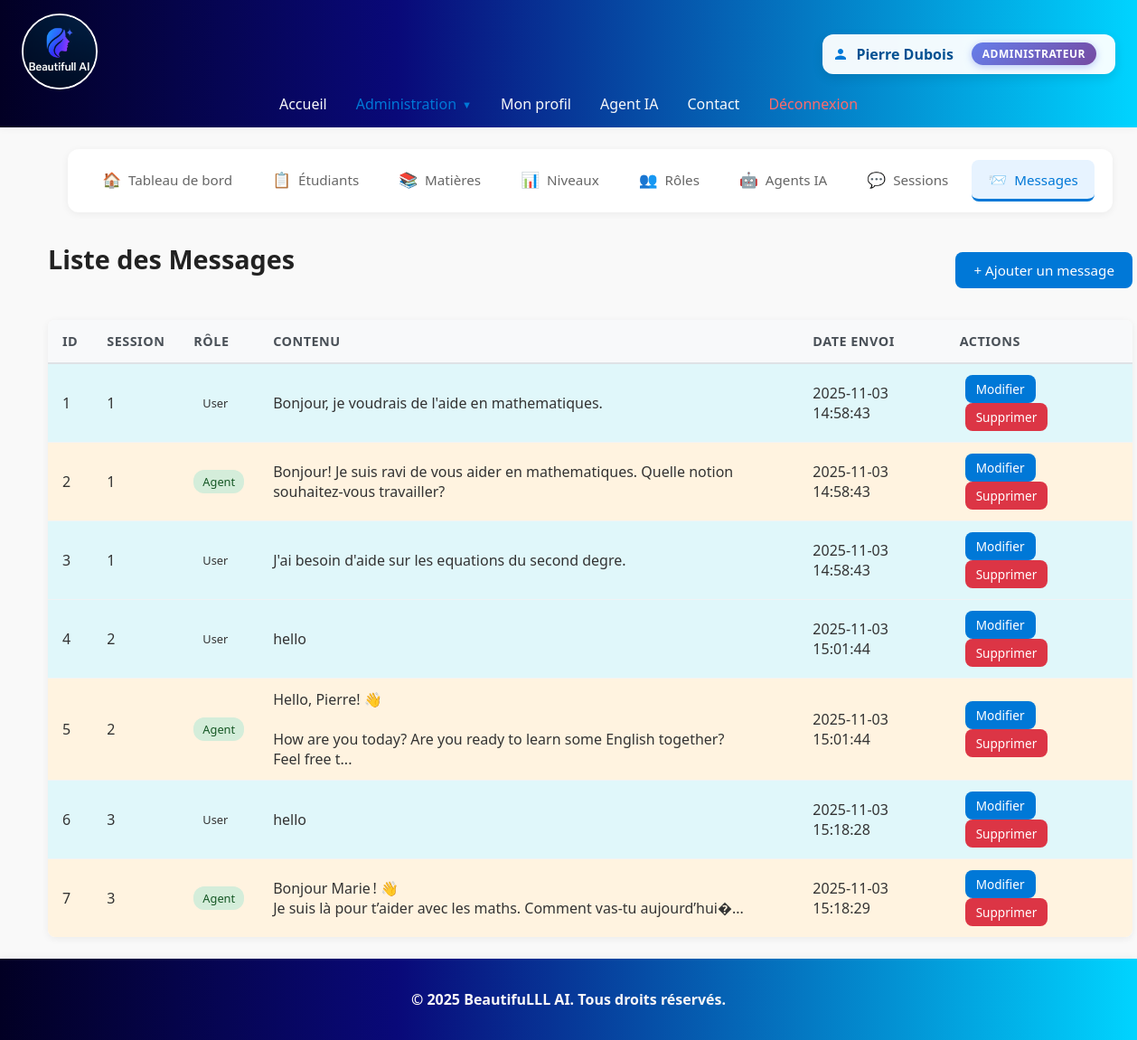
The page /index.php?action=message_list (signed in) on the database its author committed.
### tables this page shows
CREATE TABLE IF NOT EXISTS `message` (
  `id_message` int NOT NULL AUTO_INCREMENT,
  `role` enum('user','assistant') NOT NULL,
  `contenu` text NOT NULL,
  `date_envoi` datetime DEFAULT CURRENT_TIMESTAMP,
  `id_session` int NOT NULL,
  PRIMARY KEY (`id_message`),
  KEY `id_session` (`id_session`)
);

### php-crud/model/message.php (called while the page is built, shortened)
<?php
class Message
{
    private $conn;
    public function __construct()
    {
        $database = new Database();
        $this->conn = $database->connect();
    }
    public function read()
    {
        $sql = "SELECT * FROM Message ORDER BY date_envoi ASC";
        $stmt = $this->conn->prepare($sql);
        $stmt->execute();
        return $stmt->fetchAll(PDO::FETCH_ASSOC);
    }
}
?>

### php-crud/config/Database.php (called while the page is built, shortened)
<?php
class Database
{
    private $host = '127.0.0.1';
    private $dbName = 'ia_educative';
    private $username = 'root';
    private $password = '';
    public function connect()
    {
        try {
            $this->connection = new PDO(
                "mysql:host={$this->host};dbname={$this->dbName}",
                $this->username,
                $this->password
            );
            $this->connection->setAttribute(PDO::ATTR_ERRMODE, PDO::ERRMODE_EXCEPTION);
            return $this->connection;
        } catch (PDOException $e) {
            die("Database connection failed: " . $e->getMessage());
        }
    }
}

### php-crud/controllers/MessageController.php (called while the page is built, shortened)
<?php
require_once __DIR__ . '/../model/message.php';
class MessageController
{
    public function getMessages()
    {
        $Message = new Message();
        return $Message->read();
    }
}

### php-crud/views/messages/list.php (the view, shortened to what this page needs)
<?php
require_once __DIR__ . '/../../controllers/MessageController.php';
$messageController = new \Controllers\MessageController();
$messages = $messageController->getMessages();
?>
<?php include __DIR__ . '/../../includes/crud_nav.php'; ?>
<div class="crud-container">
    <div class="crud-header">
        <h1 class="page-title">Liste des Messages</h1>
        <a href="index.php?action=creer_message" class="btn btn-primary">+ Ajouter un message</a>
    </div>
    <table class="crud-table">
        <thead>
            <tr>
                <th>ID</th>
                <th>Session</th>
                <th>Rôle</th>
                <th>Contenu</th>
                <th>Date Envoi</th>
                <th>Actions</th>
            </tr>
        </thead>
        <tbody>
            <?php foreach ($messages as $message): ?>
                <?php
                $rowClass = $message['role'] === 'user' ? 'message-user' : 'message-assistant';
                ?>
                <tr class="<?= $rowClass ?>">
                    <td><?= htmlspecialchars($message['id_message']) ?></td>
                    <td><?= htmlspecialchars($message['id_session']) ?></td>
                    <td>
                        <?php if ($message['role'] === 'user'): ?>
                            <span class="badge badge-primary">User</span>
                        <?php else: ?>
                            <span class="badge badge-success">Agent</span>
                        <?php endif; ?>
                    </td>
                    <td><?= nl2br(htmlspecialchars(substr($message['contenu'], 0, 100))) ?><?= strlen($message['contenu']) > 100 ? '...' : '' ?></td>
                    <td><?= htmlspecialchars(date('Y-m-d H:i:s', strtotime($message['date_envoi']))) ?></td>
                    <td>
                        <a href="index.php?action=modifier_message&id=<?= htmlspecialchars($message['id_message']) ?>" class="btn btn-primary btn-sm">Modifier</a>
                        <a href="index.php?action=supprimer_message&id=<?= htmlspecialchars($message['id_message']) ?>" class="btn btn-danger btn-sm">Supprimer</a>
                    </td>
                </tr>
            <?php endforeach; ?>
        </tbody>
    </table>
</div>

### style.css (style rules this page uses)
body { margin: 0; padding: 0; min-height: 100vh; font-family: 'Segoe UI', Arial, sans-serif; background: #f9f9f9; color: #222; display: flex; flex-direction: column; }
.page-title { font-size: 1.8rem; font-weight: 600; color: #222; margin: 0 0 24px 0; }
.crud-header { display: flex; justify-content: space-between; align-items: center; margin-bottom: 24px; flex-wrap: wrap; gap: 16px; }
.btn { display: inline-block; padding: 10px 20px; border-radius: 8px; font-size: 0.95rem; font-weight: 500; text-decoration: none; text-align: center; cursor: pointer; border: none; transition: all 0.2s ease; }
.btn-primary { background-color: #0078d7; color: #fff; }
.btn-danger { background-color: #dc3545; color: #fff; }
.btn-sm { padding: 6px 12px; font-size: 0.85rem; }
.crud-table { width: 100%; background: #fff; border-radius: 8px; box-shadow: 0 2px 8px rgba(0,0,0,0.06); overflow: hidden; border-collapse: collapse; }
.crud-table thead { background: #f8f9fa; }
.crud-table th { padding: 14px 16px; text-align: left; font-weight: 600; color: #495057; border-bottom: 2px solid #dee2e6; font-size: 0.9rem; text-transform: uppercase; letter-spacing: 0.5px; }
.crud-table td { padding: 12px 16px; border-bottom: 1px solid #f1f3f5; color: #333; }
.crud-table tbody tr { transition: background-color 0.15s ease; }
.crud-table tbody tr:last-child td { border-bottom: none; }
.crud-table td a { margin: 0 6px; }
.badge { display: inline-block; padding: 4px 10px; border-radius: 12px; font-size: 0.8rem; font-weight: 500; }
.badge-success { background-color: #d4edda; color: #155724; }
.crud-container { max-width: 1200px; margin: 0 auto; width: 100%; }

### php-crud/views/messages/list.php (style rules this page uses)
.message-user { background-color: #e0f7fa; }
.message-assistant { background-color: #fff3e0; }

### rows shown on the page
message: id_message "1", id_session "1", role "User", contenu "Bonjour, je voudrais de l'aide en mathematiques.", date_envoi "2025-11-03 14:58:43"
message: id_message "2", id_session "1", role "Agent", contenu "Bonjour! Je suis ravi de vous aider en mathematiques. Quelle notion souhaitez-vous travailler?", date_envoi "2025-11-03 14:58:43"
message: id_message "3", id_session "1", role "User", contenu "J'ai besoin d'aide sur les equations du second degre.", date_envoi "2025-11-03 14:58:43"
message: id_message "4", id_session "2", role "User", contenu "hello", date_envoi "2025-11-03 15:01:44"
message: id_message "5", id_session "2", role "Agent", contenu "Hello, Pierre! 👋 How are you today? Are you ready to learn some English together? Feel free t", date_envoi "2025-11-03 15:01:44"
message: id_message "6", id_session "3", role "User", contenu "hello", date_envoi "2025-11-03 15:18:28"
message: id_message "7", id_session "3", role "Agent", contenu "Bonjour Marie ! 👋 Je suis là pour t’aider avec les maths. Comment vas‑tu aujourd’hui�", date_envoi "2025-11-03 15:18:29"

### other values the page prints
$user['prenom'] . " " . $user['nom'] "Pierre Dubois"
$user['role'] "ADMINISTRATEUR"
